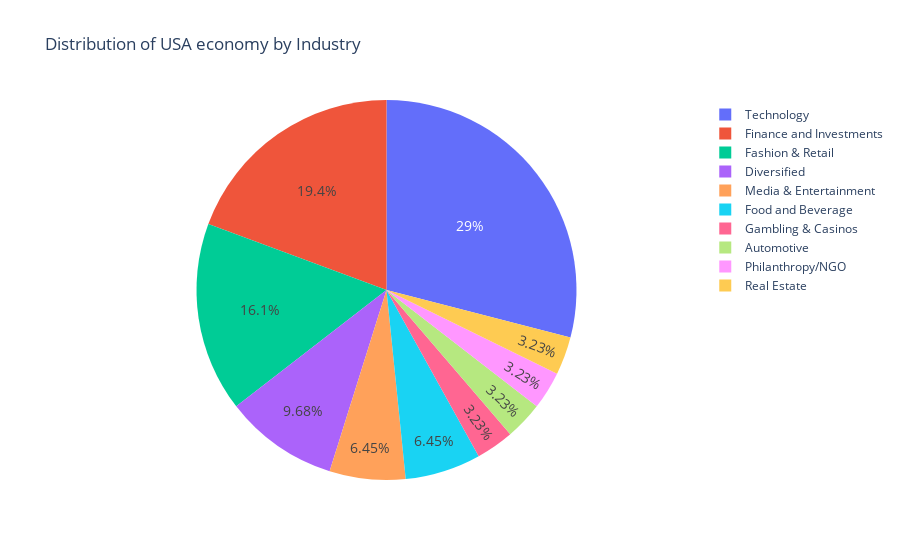

Notebook code cell kept with this figure:
### Code cell
fig = px.pie(Sect, values='Count', names='Industry',title= 'Distribution of USA economy by Industry')
fig.update_traces(textposition='inside', textfont_size=14)
fig.show()

### Figure 1 — Plotly figure (JSON) as saved in the notebook; plotly's stock layout.template omitted (floating-point values rounded to 4 significant figures)
{"data": [{"domain": {"x": [0, 1], "y": [0, 1]}, "hovertemplate": "Industry=%{label}<br>Count=%{value}<extra></extra>", "labels": ["Technology", "Finance and Investments", "Fashion & Retail", "Diversified", "Media & Entertainment", "Food and Beverage", "Gambling & Casinos", "Automotive", "Philanthropy/NGO", "Real Estate"], "legendgroup": "", "name": "", "showlegend": true, "textfont": {"size": 14}, "textposition": "inside", "type": "pie", "values": [9, 6, 5, 3, 2, 2, 1, 1, 1, 1]}], "layout": {"legend": {"tracegroupgap": 0}, "title": {"text": "Distribution of USA economy by Industry"}}}
